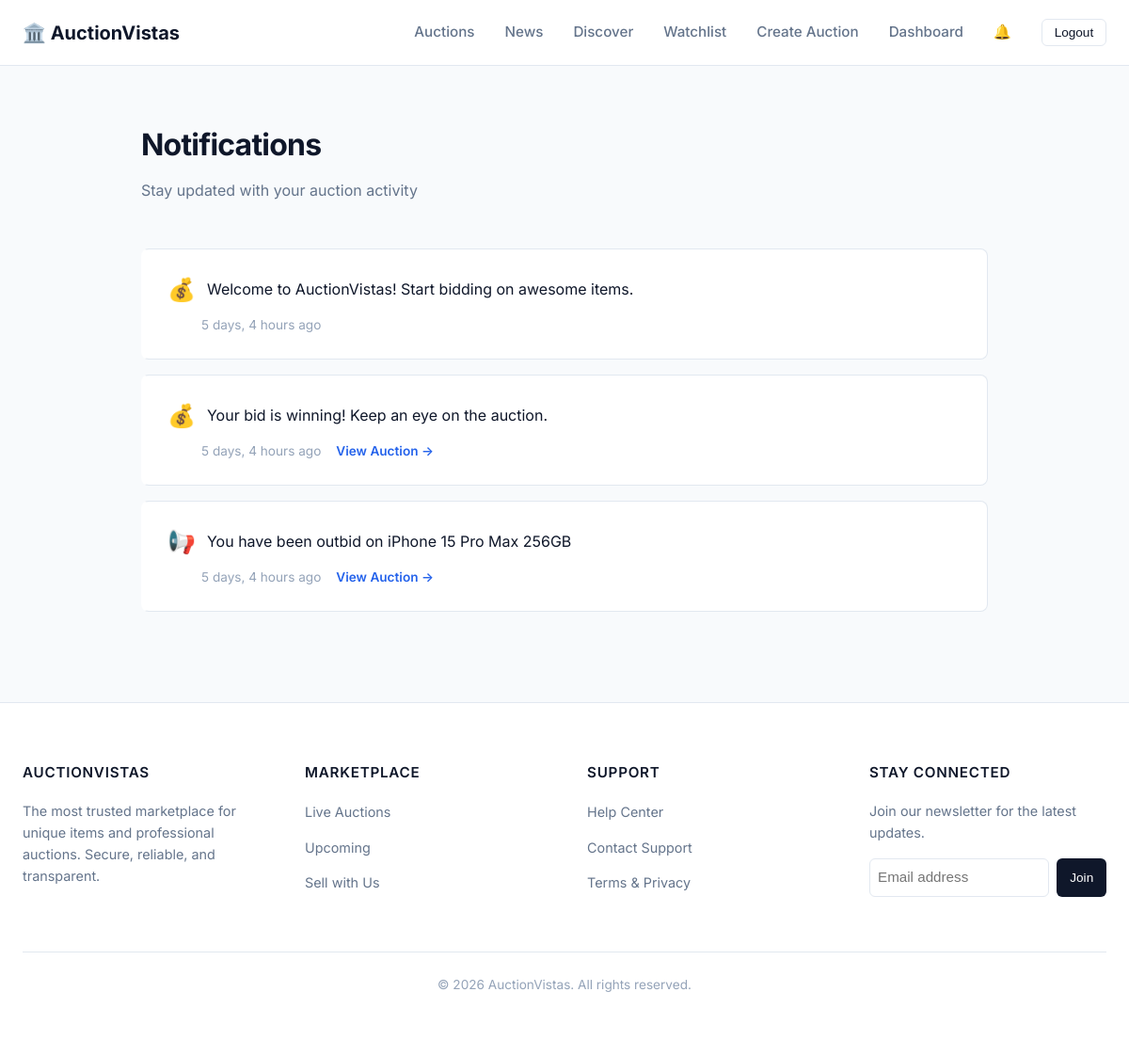
Screenshot of /notifications/ (signed in) with the database file from the repository.
### notifications/models.py (models this page shows)
class Notification(models.Model):
    user = models.ForeignKey(User, on_delete=models.CASCADE, related_name='notifications')
    auction = models.ForeignKey(Auction, on_delete=models.CASCADE, null=True, blank=True, related_name='notifications')
    message = models.CharField(max_length=255)
    is_read = models.BooleanField(default=False)
    created_at = models.DateTimeField(auto_now_add=True)

### notifications/views.py (the view)
# urls.py: path('', views.notifications_list, name='notifications_list'),
@login_required
def notifications_list(request):
    notifications = Notification.objects.filter(user=request.user).order_by('-created_at')
    unread_count = notifications.filter(is_read=False).count()
    return render(request, 'notifications/notification_list.html', {
        'notifications': notifications,
        'unread_count': unread_count,
    })

### news/context_processors.py (called while the page is built)
def latest_news(request):
    try:
        latest_articles = Article.objects.filter(status='published').order_by('-published_at')[:3]
        return {
            'latest_news_articles': latest_articles
        }
    except:
        return {
            'latest_news_articles': []
        }

### notifications/templates/notifications/notification_list.html (shortened to what this page needs)
{% extends 'base.html' %}
{% load static %}
{% block content %}
<div class="container" style="padding: 2rem 0; max-width: 900px; margin: 0 auto;">
    <div style="display: flex; justify-content: space-between; align-items: center; margin-bottom: 2rem;">
        <div>
            <h1 style="font-size: 2rem; font-weight: 700; color: var(--text-main); margin-bottom: 0.5rem;">Notifications
            </h1>
            <p style="color: var(--text-secondary);">Stay updated with your auction activity</p>
        </div>
    </div>
    <div style="display: flex; flex-direction: column; gap: 1rem;">
        {% for notification in notifications %}
        <div class="card"
            style="padding: 1.5rem; {% if not notification.is_read %}background: #f0f9ff; border-left: 4px solid var(--accent-color);{% else %}background: var(--bg-surface); border-left: 4px solid transparent;{% endif %} transition: all 0.2s;">
            <div style="display: flex; justify-content: space-between; align-items: start; gap: 1rem;">
                <div style="flex: 1;">
                    <div style="display: flex; align-items: center; gap: 0.75rem; margin-bottom: 0.5rem;">
                        <span style="font-size: 1.5rem;">
                            {% if 'outbid' in notification.message|lower %}
                            📢
                            {% elif 'won' in notification.message|lower %}
                            🎉
                            {% elif 'bid' in notification.message|lower %}
                            💰
                            {% else %}
                            🔔
                            {% endif %}
                        </span>
                        <div style="flex: 1;">
                            <p
                                style="margin: 0; color: var(--text-main); font-weight: {% if not notification.is_read %}600{% else %}400{% endif %};">
                                {{ notification.message }}
                            </p>
                        </div>
                    </div>
                    <div style="display: flex; align-items: center; gap: 1rem; margin-left: 2.25rem;">
                        <span style="font-size: 0.85rem; color: var(--text-muted);">
                            {{ notification.created_at|timesince }} ago
                        </span>
                        {% if notification.auction %}
                        <a href="{% url 'auction_detail' notification.auction.id %}"
                            style="font-size: 0.85rem; color: var(--accent-color); text-decoration: none; font-weight: 600;">
                            View Auction →
                        </a>
                        {% endif %}
                    </div>
                </div>
            </div>
        </div>
        {% endfor %}
    </div>
</div>
{% endblock %}

### static/style.css (style rules this page uses)
:root { --primary-color: #0f172a; --primary-hover: #1e293b; --accent-color: #2563eb; --accent-hover: #1d4ed8; --success-color: #059669; --warning-color: #d97706; --danger-color: #dc2626; --bg-body: #f8fafc; --bg-surface: #ffffff; --bg-secondary: #f1f5f9; --text-main: #0f172a; --text-secondary: #64748b; --text-muted: #94a3b8; --text-on-primary: #ffffff; --border-color: #e2e8f0; --border-focus: #2563eb; --radius-sm: 4px; --radius-md: 6px; --radius-lg: 8px; --shadow-sm: 0 1px 2px 0 rgb(0 0 0 / 0.05); --shadow-md: 0 4px 6px -1px rgb(0 0 0 / 0.1), 0 2px 4px -2px rgb(0 0 0 / 0.1); --shadow-lg: 0 10px 15px -3px rgb(0 0 0 / 0.1), 0 4px 6px -4px rgb(0 0 0 / 0.1); --container-width: 1200px; --header-height: 70px; }
*, *::before, *::after { box-sizing: border-box; }
body { margin: 0; padding: 0; font-family: 'Inter', -apple-system, BlinkMacSystemFont, "Segoe UI", Roboto, "Helvetica Neue", Arial, sans-serif; background-color: var(--bg-body); color: var(--text-main); line-height: 1.6; -webkit-font-smoothing: antialiased; }
a { color: var(--accent-color); text-decoration: none; transition: color 0.15s ease; }
h1, h2, h3, h4, h5, h6 { margin-top: 0; margin-bottom: 0.75em; font-weight: 600; line-height: 1.25; color: var(--text-main); }
h1 { font-size: 2.25rem; letter-spacing: -0.025em; }
p { margin-bottom: 1rem; color: var(--text-secondary); }
.container { width: 100%; max-width: var(--container-width); margin: 0 auto; padding: 0 1.5rem; }
.card { background-color: var(--bg-surface); border: 1px solid var(--border-color); border-radius: var(--radius-lg); overflow: hidden; transition: box-shadow 0.2s ease, transform 0.2s ease; }

### rows the page displays
Notification: message "Welcome to AuctionVistas! Start bidding on awesome items.", created_at "5 days, 4 hours"
Notification: message "Your bid is winning! Keep an eye on the auction.", created_at "5 days, 4 hours", shows "View Auction →"
Notification: message "You have been outbid on iPhone 15 Pro Max 256GB", created_at "5 days, 4 hours", shows "View Auction →"
